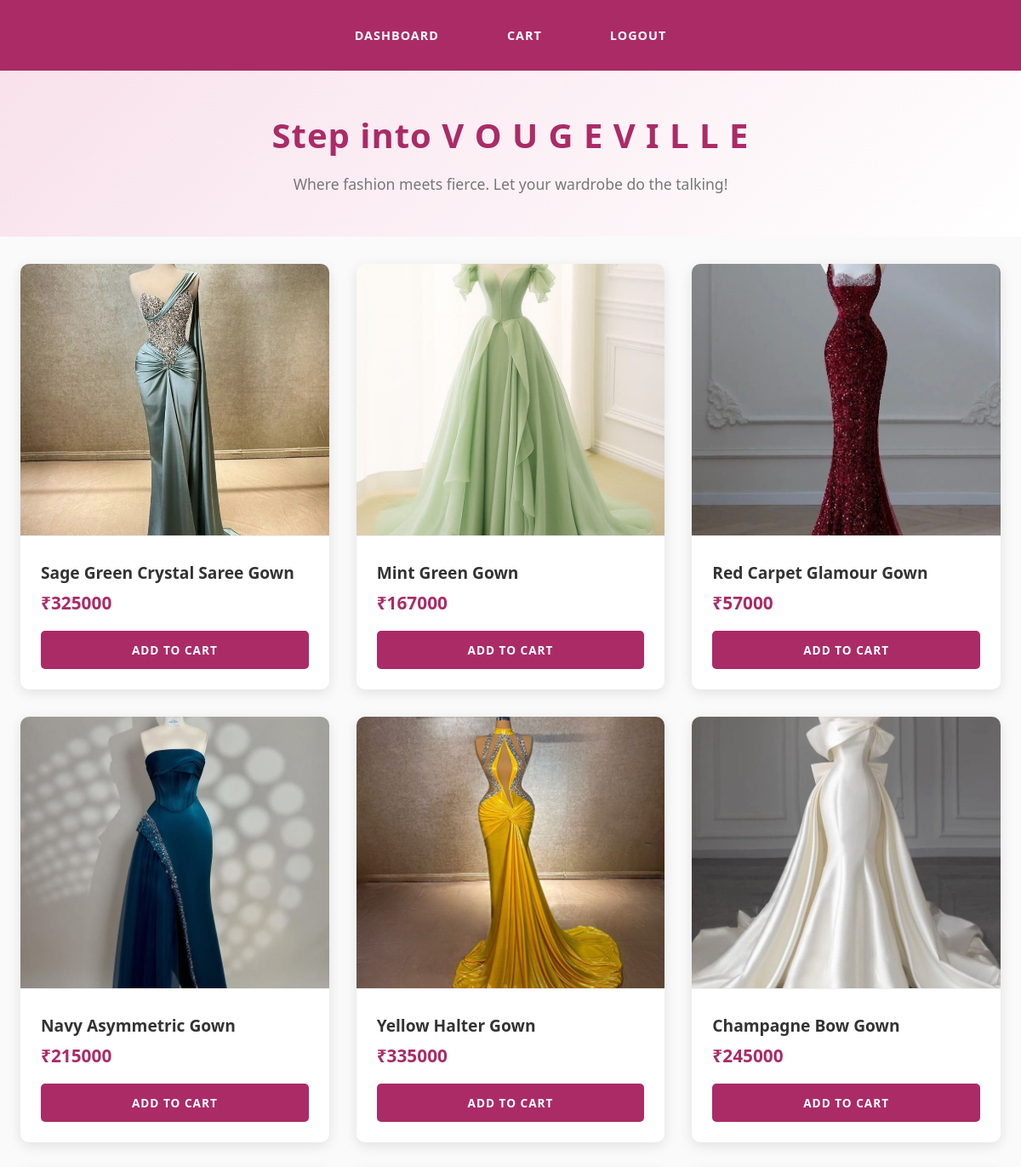
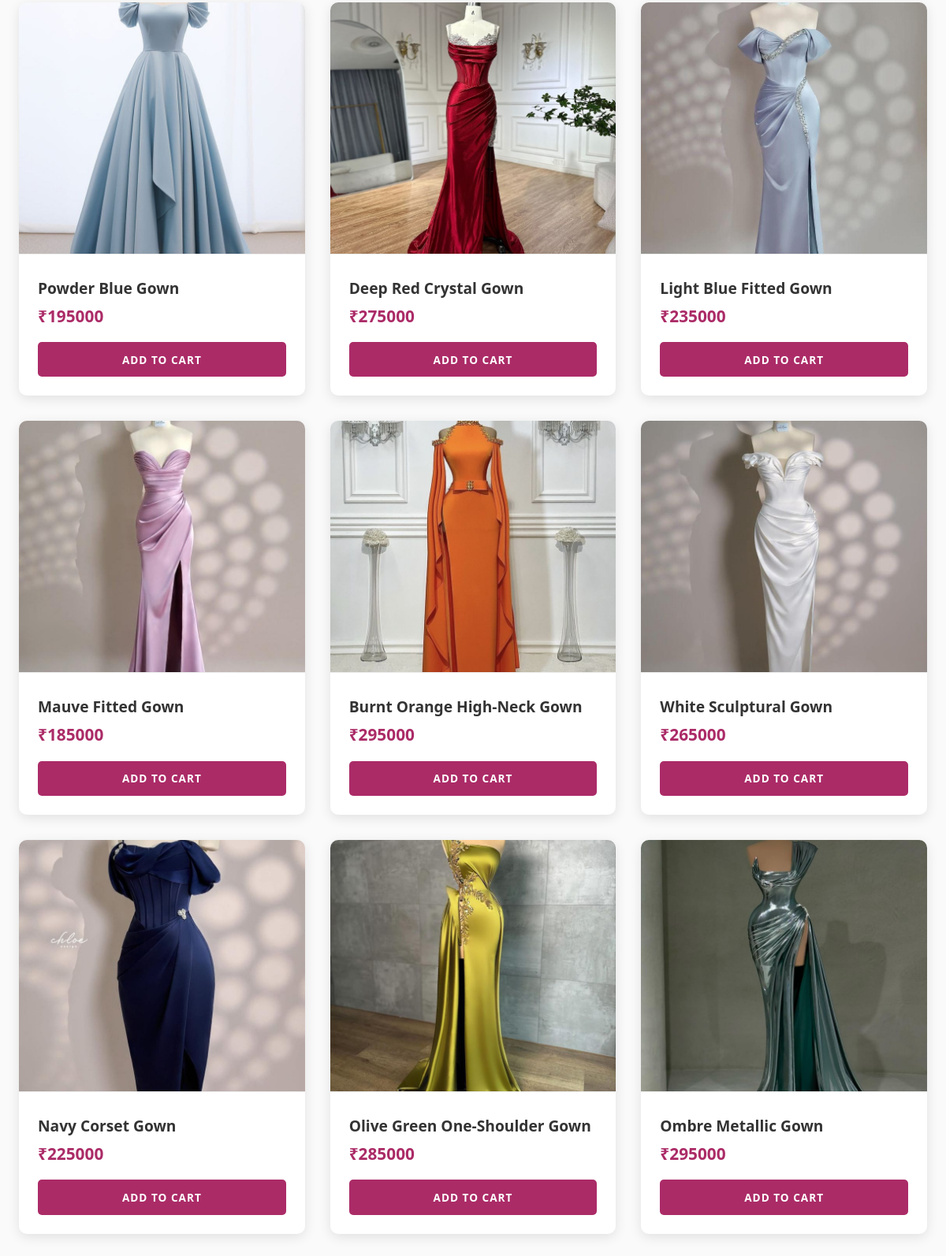
/dashboard, run on the app's committed database (2 pictures, top to bottom).
### models.py (models this page shows)
class Product(db.Model):
    id = db.Column(db.Integer, primary_key=True)
    name = db.Column(db.String(100), nullable=False)
    price = db.Column(db.Integer, nullable=False)  # in cents/pennies
    image = db.Column(db.String(100))

### app.py (the view)
@app.route('/dashboard')
def dashboard():
    products = Product.query.all()
    print(f"Total products in DB: {len(products)}")  # Should print 11
    for p in products:
        print(p.name, p.image)
    return render_template('dashboard.html', products=products)

### templates/dashboard.html (shortened to what this page needs)
<!DOCTYPE html>
<html lang="en">
<head>
</head>
<body>
    <nav>
        <a href="/dashboard">Dashboard</a>
        <a href="/cart">Cart</a>
        <a href="/logout">Logout</a>
    </nav>
    <div class="hero-text">
        <h1>Step into V O U G E V I L L E</h1>
        <p>Where fashion meets fierce. Let your wardrobe do the talking!</p>
    </div>
    <div class="container">
        {% for product in products %}
        <div class="product-card">
            <img src="{{ url_for('static', filename='images/' ~ product.image) }}" alt="{{ product.name }}" class="product-image">
            <div class="product-info">
                <h3>{{ product.name }}</h3>
                <p class="product-price">₹{{ product.price }}</p>
                <form method="POST" action="/add_to_cart/{{ product.id }}">
                    <button type="submit" class="add-to-cart-btn">Add to Cart</button>
                </form>
            </div>
        </div>
        {% endfor %}
    </div>
</body>
</html>

### templates/dashboard.html (style rules this page uses)
:root { --primary-color: #ab2b67; --secondary-color: #f8e1eb; --text-color: #333; --light-text: #777; --white: #ffffff; --shadow: 0 4px 15px rgba(0, 0, 0, 0.1); }
* { margin: 0; padding: 0; box-sizing: border-box; font-family: 'Segoe UI', Tahoma, Geneva, Verdana, sans-serif; }
body { background-color: #fafafa; color: var(--text-color); }
nav { background-color: var(--primary-color); padding: 1.5rem 2rem; display: flex; justify-content: center; box-shadow: var(--shadow); }
nav a { color: var(--white); text-decoration: none; font-weight: 600; margin: 0 1.5rem; padding: 0.5rem 1rem; border-radius: 4px; transition: all 0.3s ease; text-transform: uppercase; letter-spacing: 1px; font-size: 0.9rem; }
.hero-text { text-align: center; padding: 3rem 1rem; background: linear-gradient(135deg, #f8e1eb 0%, #ffffff 100%); margin-bottom: 2rem; }
.hero-text h1 { color: var(--primary-color); font-size: 2.5rem; font-weight: 700; margin-bottom: 1rem; letter-spacing: 1px; }
.hero-text p { color: var(--light-text); font-size: 1.1rem; max-width: 800px; margin: 0 auto; line-height: 1.6; }
.container { max-width: 1200px; margin: 0 auto; padding: 0 1.5rem; display: grid; grid-template-columns: repeat(auto-fill, minmax(280px, 1fr)); gap: 2rem; margin-bottom: 3rem; }
.product-card { background: var(--white); border-radius: 10px; overflow: hidden; box-shadow: var(--shadow); transition: transform 0.3s ease, box-shadow 0.3s ease; }
.product-image { width: 100%; height: 320px; object-fit: cover; border-bottom: 1px solid #eee; }
.product-info { padding: 1.5rem; }
.product-info h3 { font-size: 1.2rem; margin-bottom: 0.5rem; color: var(--text-color); }
.product-price { font-size: 1.3rem; font-weight: 700; color: var(--primary-color); margin-bottom: 1.2rem; }
.add-to-cart-btn { width: 100%; padding: 0.8rem; background-color: var(--primary-color); color: white; border: none; border-radius: 5px; font-weight: 600; cursor: pointer; transition: background-color 0.3s ease; text-transform: uppercase; letter-spacing: 1px; font-size: 0.85rem; }

### data on the page
Product: image+name (picture), name "Sage Green Crystal Saree Gown", price "325000"
Product: image+name (picture), name "Mint Green Gown", price "167000"
Product: image+name (picture), name "Red Carpet Glamour Gown", price "57000"
Product: image+name (picture), name "Navy Asymmetric Gown", price "215000"
Product: image+name (picture), name "Yellow Halter Gown", price "335000"
Product: image+name (picture), name "Champagne Bow Gown", price "245000"
Product: image+name (picture), name "Powder Blue Gown", price "195000"
Product: image+name (picture), name "Deep Red Crystal Gown", price "275000"
Product: image+name (picture), name "Light Blue Fitted Gown", price "235000"
Product: image+name (picture), name "Mauve Fitted Gown", price "185000"
Product: image+name (picture), name "Burnt Orange High-Neck Gown", price "295000"
Product: image+name (picture), name "White Sculptural Gown", price "265000"
Product: image+name (picture), name "Navy Corset Gown", price "225000"
Product: image+name (picture), name "Olive Green One-Shoulder Gown", price "285000"
Product: image+name (picture), name "Ombre Metallic Gown", price "295000"
